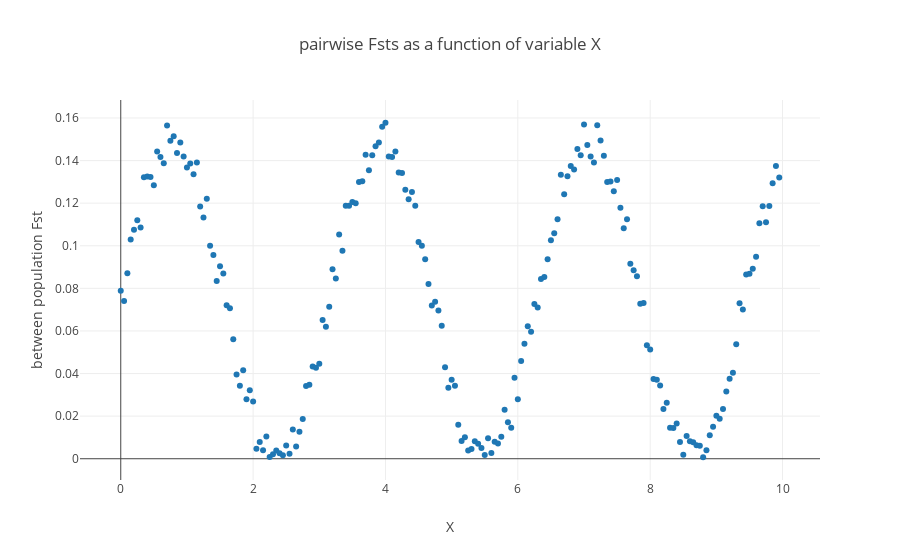

Here is the notebook cell this chart was saved with:
### Markdown cell above
We can see that distances in feature space aren't linearly correlated to among-population fsts. This is to be expected. However the relationship is globally positive, i'll take that as a win and procede.

### Code cell
coords= {z:[x for x in range(len(labels)) if labels[x] == z] for z in list(set(labels))}


fig_data= [go.Scatter(
x= Control[coords[i],0],
y= Control[coords[i],1],
mode= 'markers',
name= 'fst pops {} / {}'.format(i[0],i[1])
) for i in coords.keys()
]


layout = go.Layout(
    title= 'pairwise Fsts as a function of variable X',
    yaxis=dict(
        title='between population Fst'),
    xaxis=dict(
        title='X')
)


fig= go.Figure(data=fig_data, layout=layout)
iplot(fig)

### Figure 1 — Plotly figure (JSON) as saved in the notebook; plotly's stock layout.template omitted (floating-point values rounded to 4 significant figures; data arrays with more than 128 entries replaced by an {"elided": "..."} marker saying what was removed)
{"data": [{"mode": "markers", "name": "fst pops 1 / 2", "type": "scatter", "uid": "41cfe251-771a-4737-9070-de7648cd7f96", "x": {"elided": "200 float values"}, "y": {"elided": "200 float values"}}], "layout": {"title": "pairwise Fsts as a function of variable X", "xaxis": {"title": "X"}, "yaxis": {"title": "between population Fst"}}}
